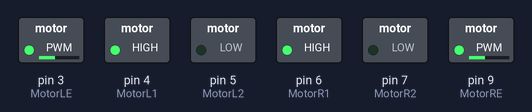
Simulated run of this sketch. Board: Arduino Uno, built with avr-gcc and run on an emulated ATmega328P. Shown: switched loads named in the sketch (green lamp = pin HIGH).

Above: at 0.1 s.
Timing chart, 0 to 1.6 s (numbered marks = the images above):
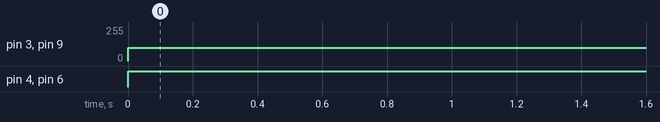

Measured:
- by itself, pin 3 (MotorLE), pin 9 (MotorRE): 0/255 → 100/255 at 0.00 s
- by itself, pin 4 (MotorL1), pin 6 (MotorR1): LOW → HIGH at 0.00 s

The sketch:

deneme.ino
```cpp
#define MotorR1 6
#define MotorR2 7
#define MotorRE 9

#define MotorL1 4
#define MotorL2 5
#define MotorLE 3


void setup() {


  pinMode(MotorR1, OUTPUT); // Sensör ve Motorların Giriş-Çıkış bilgilerini belirtiyoruz.
  pinMode(MotorR2, OUTPUT);
  pinMode(MotorLE, OUTPUT);
  pinMode(MotorL1, OUTPUT);
  pinMode(MotorL2, OUTPUT);
  pinMode(MotorRE, OUTPUT);

}
void loop(){

ileri();

}
void ileri(){
  digitalWrite (MotorR1, HIGH);
  digitalWrite (MotorR2, LOW);
  analogWrite (MotorRE, 100);

  digitalWrite (MotorL1, HIGH);
  digitalWrite (MotorL2, LOW);
  analogWrite (MotorLE, 100);
}
```
